Frame 1 (no input): blank canvas, image omitted
Frame 60 (the mouse pressed at the canvas centre just before this capture): blank canvas, image omitted
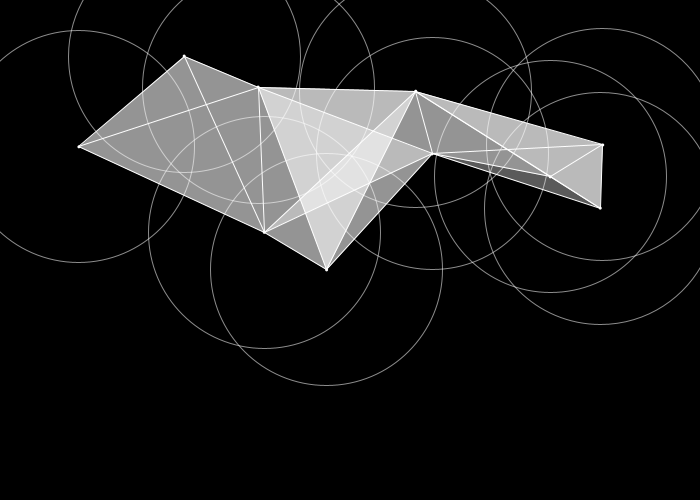
Frame 120 (the mouse held since frame 60 and released just before this capture)

The Processing sketch whose frames 1 and 60 were blank and that drew this single picture after the mouse press (run headless with seeded random() and noise(); from frame 60 on, the mouse is pressed at the canvas centre):

// Processing sketch: processing_128729
// ── processing_128729.pde

ArrayList<Point> points = new ArrayList<Point>();
ArrayList<Line> lines = new ArrayList<Line>();
ArrayList<Triangle> triangles = new ArrayList<Triangle>();

float N = 10;
boolean circ = true;

void setup() {
  size(700, 500);
  float p = 0.1;

  for (int k = 0; k < N; k++)
    points.add(new Point(random(width*p, width*(1-p)), random(height*p, height*(1-p))));

  for (int i = 0; i < points.size() - 1; i++)
    for (int j = i + 1; j < points.size(); j++)
      lines.add(new Line(points.get(i), points.get(j)));

  for (int i = 0; i < points.size() - 2; i++)
    for (int j = i + 1; j < points.size() - 1; j++)
      for (int k = j + 1; k < points.size(); k++)
        triangles.add(new Triangle(points.get(i), points.get(j), points.get(k)));
}

float R = 0;

void draw() {
  background(0);

  for (int k = 0; k < points.size(); k++) {
    points.get(k).display();
    if (circ)
      points.get(k).displayCirc();
  }

  for (int k = 0; k < lines.size(); k++)
    if (R > lines.get(k).dk)
      lines.get(k).display();

  for (int k = 0; k < triangles.size(); k++)
    if (R > triangles.get(k).dk)
      triangles.get(k).display();

  //R = R + 0.1;
  R = mouseX/3;
}

void keyPressed() {
  if (key == 's')
    circ = !circ;
}

void mouseClicked(){
 reset(); 
}

void reset(){
  points.clear();
  lines.clear();
  triangles.clear();
  float p = 0.1;
  
  for (int k = 0; k < N; k++)
    points.add(new Point(random(width*p, width*(1-p)), random(height*p, height*(1-p))));

  for (int i = 0; i < points.size() - 1; i++)
    for (int j = i + 1; j < points.size(); j++)
      lines.add(new Line(points.get(i), points.get(j)));

  for (int i = 0; i < points.size() - 2; i++)
    for (int j = i + 1; j < points.size() - 1; j++)
      for (int k = j + 1; k < points.size(); k++)
        triangles.add(new Triangle(points.get(i), points.get(j), points.get(k)));  
}

class Point {
  float x, y;

  Point(float x, float y) {
    this.x = x;
    this.y = y;
  }

  void display() {
    noStroke();
    fill(255);
    ellipse(x, y, 3, 3);
  }
  
  void displayCirc() {
    noFill();
    stroke(255, 140);
    ellipse(x, y, R*2, R*2);
  }

  void displayCircStroke() {
    noFill();
    stroke(200);
    strokeWeight(4);
    ellipse(x, y, R*2, R*2);
  }

  void displayCircFill() {
    noStroke();
    fill(100, 0, 0);
    ellipse(x, y, R*2, R*2);
  }
}

class Line {
  Point p1, p2;
  float dk;

  Line(Point p1, Point p2) {
    this.p1 = p1;
    this.p2 = p2;
    dk = dist((p1.x + p2.x)/2, (p1.y + p2.y)/2, p1.x, p1.y);
  }

  void display() {
    stroke(255);
    strokeWeight(1);
    line(p1.x, p1.y, p2.x, p2.y);
  }
}

class Triangle {
  Point p1, p2, p3;
  float dk;

  Triangle(Point p1, Point p2, Point p3) {
    this.p1 = p1;
    this.p2 = p2;
    this.p3 = p3;

    PVector P1 = new PVector(p1.x, p1.y);
    PVector P2 = new PVector(p2.x, p2.y);
    PVector P3 = new PVector(p3.x, p3.y);

    //PVector pom = PVector.sub(P1, P2);
    PVector pom = new PVector(0,0);
    //pom.cross(PVector.sub(P2, P3));
    //PVector.cross(PVector.sub(P1, P2), PVector.sub(P2, P3), pom);
    pom = PVector.sub(P1, P2).cross(PVector.sub(P2, P3));
    //fill(255);
    //text(PVector.sub(P2, P3),width/2,height/2);
    dk = (PVector.sub(P1, P2).mag() * PVector.sub(P2, P3).mag() * PVector.sub(P3, P1).mag()) / (2 * pom.mag());
  }

  void display() {
    noStroke();
    fill(255, 90);
    beginShape();
    vertex(p1.x, p1.y);
    vertex(p2.x, p2.y);
    vertex(p3.x, p3.y);
    endShape();
  }
}
